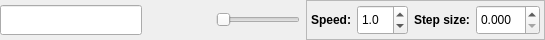
             <widget class="QWidget" name="widgetTimescale" native="true">
              <property name="maximumSize">
               <size>
                <width>16777215</width>
                <height>40</height>
               </size>
              </property>
              <layout class="QHBoxLayout" name="layoutTimescale" stretch="0,0,0">
               <property name="leftMargin">
                <number>0</number>
               </property>
               <property name="topMargin">
                <number>0</number>
               </property>
               <property name="rightMargin">
                <number>0</number>
               </property>
               <property name="bottomMargin">
                <number>0</number>
               </property>
               <item>
                <widget class="LineEdit" name="displayTime">
                 <property name="sizePolicy">
                  <sizepolicy hsizetype="MinimumExpanding" vsizetype="Fixed">
                   <horstretch>0</horstretch>
                   <verstretch>0</verstretch>
                  </sizepolicy>
                 </property>
                 <property name="minimumSize">
                  <size>
                   <width>80</width>
                   <height>30</height>
                  </size>
                 </property>
                 <property name="maximumSize">
                  <size>
                   <width>200</width>
                   <height>30</height>
                  </size>
                 </property>
                 <property name="font">
                  <font>
                   <pointsize>11</pointsize>
                  </font>
                 </property>
                 <property name="alignment">
                  <set>Qt::AlignCenter</set>
                 </property>
                 <property name="readOnly">
                  <bool>true</bool>
                 </property>
                </widget>
               </item>
               <item>
                <widget class="QWidget" name="widgetPlay" native="true">
                 <layout class="QHBoxLayout" name="horizontalLayout_6">
                  <property name="leftMargin">
                   <number>0</number>
                  </property>
                  <property name="topMargin">
                   <number>0</number>
                  </property>
                  <property name="rightMargin">
                   <number>0</number>
                  </property>
                  <property name="bottomMargin">
                   <number>0</number>
                  </property>
                  <item>
                   <widget class="QPushButton" name="playbackLoop">
                    <property name="minimumSize">
                     <size>
                      <width>28</width>
                      <height>28</height>
                     </size>
                    </property>
                    <property name="maximumSize">
                     <size>
                      <width>28</width>
                      <height>28</height>
                     </size>
                    </property>
                    <property name="focusPolicy">
                     <enum>Qt::NoFocus</enum>
                    </property>
                    <property name="toolTip">
                     <string>&lt;html&gt;&lt;head/&gt;&lt;body&gt;&lt;p&gt;Loop&lt;/p&gt;&lt;/body&gt;&lt;/html&gt;</string>
                    </property>
                    <property name="text">
                     <string/>
                    </property>
                    <property name="icon">
                     <iconset resource="resource.qrc">
                      <normaloff>:/resources/svg/loop.svg</normaloff>:/resources/svg/loop.svg</iconset>
                    </property>
                    <property name="iconSize">
                     <size>
                      <width>22</width>
                      <height>22</height>
                     </size>
                    </property>
                    <property name="checkable">
                     <bool>true</bool>
                    </property>
                    <property name="flat">
                     <bool>true</bool>
                    </property>
                   </widget>
                  </item>
                  <item>
                   <widget class="QPushButton" name="buttonPlay">
                    <property name="minimumSize">
                     <size>
                      <width>28</width>
                      <height>28</height>
                     </size>
                    </property>
                    <property name="maximumSize">
                     <size>
                      <width>28</width>
                      <height>28</height>
                     </size>
                    </property>
                    <property name="focusPolicy">
                     <enum>Qt::NoFocus</enum>
                    </property>
                    <property name="toolTip">
                     <string>&lt;html&gt;&lt;head/&gt;&lt;body&gt;&lt;p&gt;Start/Stop player&lt;/p&gt;&lt;p&gt;( &lt;span style=&quot; font-weight:600;&quot;&gt;Space &lt;/span&gt;)&lt;/p&gt;&lt;/body&gt;&lt;/html&gt;</string>
                    </property>
                    <property name="styleSheet">
                     <string notr="true">QPushButton:checked {
    background-color: transparent;
    border:  0px;
    padding: 3px;
    outline: none;
}</string>
                    </property>
                    <property name="text">
                     <string/>
                    </property>
                    <property name="icon">
                     <iconset resource="resource.qrc">
                      <normaloff>:/resources/svg/play_arrow.svg</normaloff>:/resources/svg/play_arrow.svg</iconset>
                    </property>
                    <property name="iconSize">
                     <size>
                      <width>26</width>
                      <height>26</height>
                     </size>
                    </property>
                    <property name="checkable">
                     <bool>true</bool>
                    </property>
                    <property name="checked">
                     <bool>false</bool>
                    </property>
                    <property name="flat">
                     <bool>true</bool>
                    </property>
                   </widget>
                  </item>
                  <item>
                   <widget class="RealSlider" name="timeSlider">
                    <property name="enabled">
                     <bool>true</bool>
                    </property>
                    <property name="sizePolicy">
                     <sizepolicy hsizetype="Expanding" vsizetype="Fixed">
                      <horstretch>1</horstretch>
                      <verstretch>0</verstretch>
                     </sizepolicy>
                    </property>
                    <property name="minimumSize">
                     <size>
                      <width>0</width>
                      <height>40</height>
                     </size>
                    </property>
                    <property name="maximumSize">
                     <size>
                      <width>16777215</width>
                      <height>40</height>
                     </size>
                    </property>
                    <property name="focusPolicy">
                     <enum>Qt::WheelFocus</enum>
                    </property>
                    <property name="maximum">
                     <number>0</number>
                    </property>
                    <property name="orientation">
                     <enum>Qt::Horizontal</enum>
                    </property>
                    <property name="tickPosition">
                     <enum>QSlider::NoTicks</enum>
                    </property>
                    <property name="tickInterval">
                     <number>1</number>
                    </property>
                   </widget>
                  </item>
                 </layout>
                </widget>
               </item>
               <item>
                <widget class="QFrame" name="frame">
                 <property name="maximumSize">
                  <size>
                   <width>16777215</width>
                   <height>40</height>
                  </size>
                 </property>
                 <property name="frameShape">
                  <enum>QFrame::StyledPanel</enum>
                 </property>
                 <property name="frameShadow">
                  <enum>QFrame::Raised</enum>
                 </property>
                 <layout class="QHBoxLayout" name="horizontalLayout">
                  <property name="spacing">
                   <number>6</number>
                  </property>
                  <property name="leftMargin">
                   <number>4</number>
                  </property>
                  <property name="topMargin">
                   <number>2</number>
                  </property>
                  <property name="rightMargin">
                   <number>4</number>
                  </property>
                  <property name="bottomMargin">
                   <number>2</number>
                  </property>
                  <item>
                   <widget class="QLabel" name="label">
                    <property name="font">
                     <font>
                      <bold>true</bold>
                     </font>
                    </property>
                    <property name="text">
                     <string>Speed:</string>
                    </property>
                   </widget>
                  </item>
                  <item>
                   <widget class="QDoubleSpinBox" name="playbackRate">
                    <property name="minimumSize">
                     <size>
                      <width>0</width>
                      <height>30</height>
                     </size>
                    </property>
                    <property name="maximumSize">
                     <size>
                      <width>16777215</width>
                      <height>30</height>
                     </size>
                    </property>
                    <property name="focusPolicy">
                     <enum>Qt::WheelFocus</enum>
                    </property>
                    <property name="toolTip">
                     <string>&lt;html&gt;&lt;head/&gt;&lt;body&gt;&lt;p&gt;Rate (speed multiplier)&lt;/p&gt;&lt;/body&gt;&lt;/html&gt;</string>
                    </property>
                    <property name="decimals">
                     <number>1</number>
                    </property>
                    <property name="minimum">
                     <double>0.100000000000000</double>
                    </property>
                    <property name="maximum">
                     <double>10.000000000000000</double>
                    </property>
                    <property name="singleStep">
                     <double>0.100000000000000</double>
                    </property>
                    <property name="value">
                     <double>1.000000000000000</double>
                    </property>
                   </widget>
                  </item>
                  <item>
                   <widget class="QLabel" name="label_2">
                    <property name="font">
                     <font>
                      <bold>true</bold>
                     </font>
                    </property>
                    <property name="toolTip">
                     <string>&lt;html&gt;&lt;head/&gt;&lt;body&gt;&lt;p&gt;&lt;br/&gt;&lt;/p&gt;&lt;/body&gt;&lt;/html&gt;</string>
                    </property>
                    <property name="text">
                     <string>Step size:</string>
                    </property>
                   </widget>
                  </item>
                  <item>
                   <widget class="QDoubleSpinBox" name="playbackStep">
                    <property name="minimumSize">
                     <size>
                      <width>0</width>
                      <height>30</height>
                     </size>
                    </property>
                    <property name="focusPolicy">
                     <enum>Qt::WheelFocus</enum>
                    </property>
                    <property name="toolTip">
                     <string>&lt;html&gt;&lt;head/&gt;&lt;body&gt;&lt;p&gt;Step size to move the time tracker (use the LEFT/RIGHT arrows)&lt;/p&gt;&lt;/body&gt;&lt;/html&gt;</string>
                    </property>
                    <property name="decimals">
                     <number>3</number>
                    </property>
                    <property name="maximum">
                     <double>10.000000000000000</double>
                    </property>
                    <property name="singleStep">
                     <double>0.100000000000000</double>
                    </property>
                   </widget>
                  </item>
                 </layout>
                </widget>
               </item>
              </layout>
             </widget>
